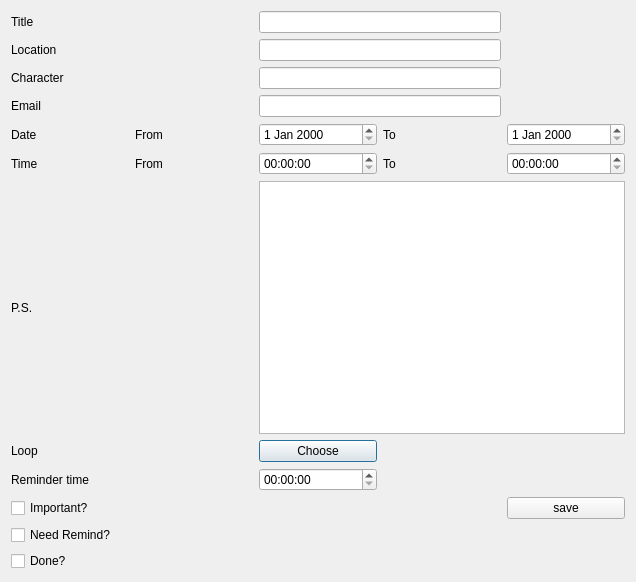
<?xml version="1.0" encoding="UTF-8"?>
<ui version="4.0">
 <class>Dialog_edit</class>
 <widget class="QDialog" name="Dialog_edit">
  <property name="geometry">
   <rect>
    <x>0</x>
    <y>0</y>
    <width>636</width>
    <height>582</height>
   </rect>
  </property>
  <property name="windowTitle">
   <string>Dialog</string>
  </property>
  <layout class="QGridLayout" name="gridLayout">
   <item row="8" column="2">
    <widget class="QTimeEdit" name="timeEdit_3"/>
   </item>
   <item row="4" column="1">
    <widget class="QLabel" name="label_4">
     <property name="text">
      <string>From</string>
     </property>
    </widget>
   </item>
   <item row="2" column="0">
    <widget class="QLabel" name="label_9">
     <property name="text">
      <string>Character</string>
     </property>
    </widget>
   </item>
   <item row="1" column="2" colspan="2">
    <widget class="QLineEdit" name="lineEdit_2"/>
   </item>
   <item row="0" column="0">
    <widget class="QLabel" name="label">
     <property name="text">
      <string>Title</string>
     </property>
    </widget>
   </item>
   <item row="5" column="2">
    <widget class="QTimeEdit" name="timeEdit"/>
   </item>
   <item row="3" column="2" colspan="2">
    <widget class="QLineEdit" name="lineEdit_4"/>
   </item>
   <item row="4" column="2">
    <widget class="QDateEdit" name="dateEdit"/>
   </item>
   <item row="0" column="2" colspan="2">
    <widget class="QLineEdit" name="lineEdit">
     <property name="text">
      <string/>
     </property>
    </widget>
   </item>
   <item row="5" column="0">
    <widget class="QLabel" name="label_3">
     <property name="text">
      <string>Time</string>
     </property>
    </widget>
   </item>
   <item row="4" column="3">
    <widget class="QLabel" name="label_5">
     <property name="text">
      <string>To</string>
     </property>
    </widget>
   </item>
   <item row="3" column="0">
    <widget class="QLabel" name="label_13">
     <property name="text">
      <string>Email</string>
     </property>
    </widget>
   </item>
   <item row="2" column="2" colspan="2">
    <widget class="QLineEdit" name="lineEdit_3"/>
   </item>
   <item row="1" column="0">
    <widget class="QLabel" name="label_2">
     <property name="text">
      <string>Location</string>
     </property>
    </widget>
   </item>
   <item row="4" column="4">
    <widget class="QDateEdit" name="dateEdit_2"/>
   </item>
   <item row="5" column="3">
    <widget class="QLabel" name="label_8">
     <property name="text">
      <string>To</string>
     </property>
    </widget>
   </item>
   <item row="5" column="4">
    <widget class="QTimeEdit" name="timeEdit_2"/>
   </item>
   <item row="6" column="0">
    <widget class="QLabel" name="label_10">
     <property name="text">
      <string>P.S.</string>
     </property>
    </widget>
   </item>
   <item row="6" column="2" colspan="3">
    <widget class="QTextEdit" name="textEdit"/>
   </item>
   <item row="7" column="0">
    <widget class="QLabel" name="label_11">
     <property name="text">
      <string>Loop</string>
     </property>
    </widget>
   </item>
   <item row="7" column="2">
    <widget class="QPushButton" name="pushButton_4">
     <property name="text">
      <string>Choose</string>
     </property>
    </widget>
   </item>
   <item row="8" column="0">
    <widget class="QLabel" name="label_12">
     <property name="text">
      <string>Reminder time</string>
     </property>
    </widget>
   </item>
   <item row="9" column="0">
    <widget class="QCheckBox" name="checkBox">
     <property name="text">
      <string>Important?</string>
     </property>
    </widget>
   </item>
   <item row="9" column="4">
    <widget class="QPushButton" name="pushButton">
     <property name="text">
      <string>save</string>
     </property>
    </widget>
   </item>
   <item row="10" column="0">
    <widget class="QCheckBox" name="checkBox_2">
     <property name="text">
      <string>Need Remind?</string>
     </property>
    </widget>
   </item>
   <item row="4" column="0">
    <widget class="QLabel" name="label_6">
     <property name="text">
      <string>Date</string>
     </property>
    </widget>
   </item>
   <item row="5" column="1">
    <widget class="QLabel" name="label_7">
     <property name="text">
      <string>From</string>
     </property>
    </widget>
   </item>
   <item row="11" column="0">
    <widget class="QCheckBox" name="checkBox_3">
     <property name="text">
      <string>Done?</string>
     </property>
    </widget>
   </item>
  </layout>
 </widget>
 <resources/>
 <connections/>
</ui>
